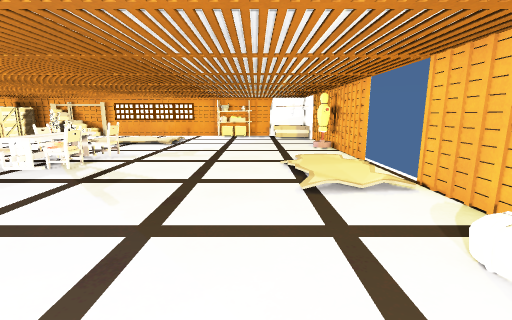
View 1 (above)

17 first-person views from a walk through a scene from a Unity 3-D project. The camera is 1.44 m above the floor, tilts 10° down and sees 90° across. Doors are open. The floor is counted in squares, 0.72 m on a side. Each view is taken from the middle of a square. On the plan, view 1 faces up. The plan holds only what a view shows up to about 15 squares ahead; the rest is blank. The player character is not drawn. Some animated figures are not drawn. Some surface patterns are stand-ins.

View 2
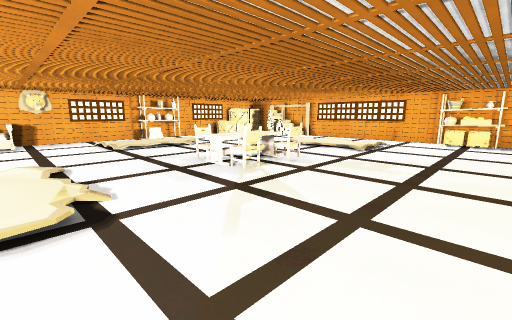

View 3
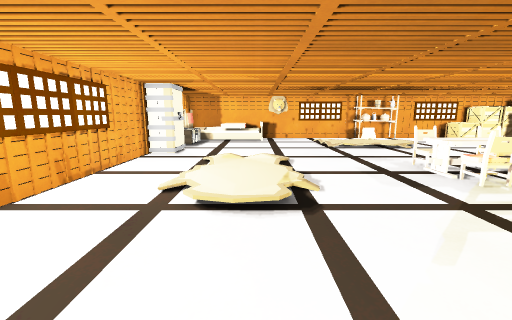

View 4
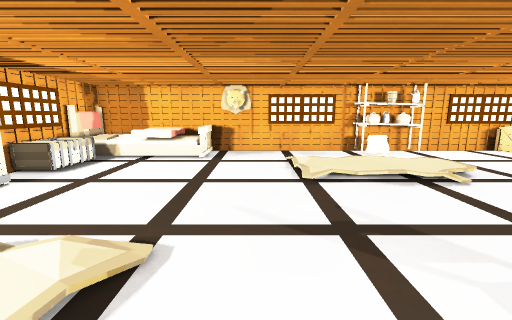

View 5
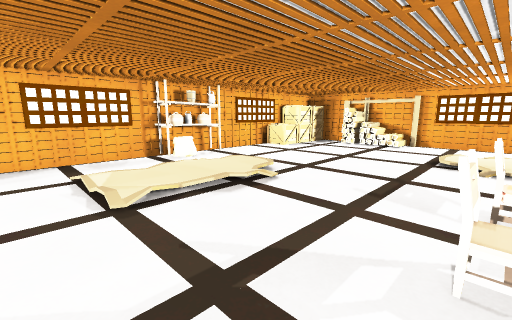

View 6
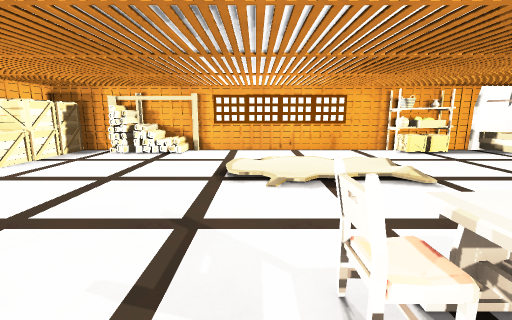

View 7
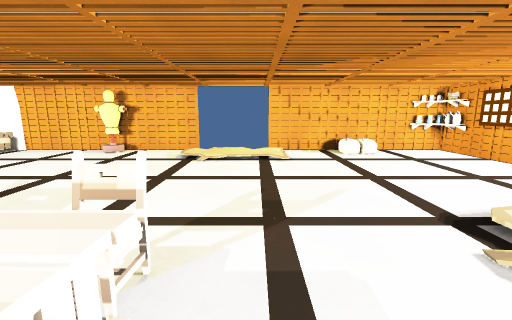

View 8
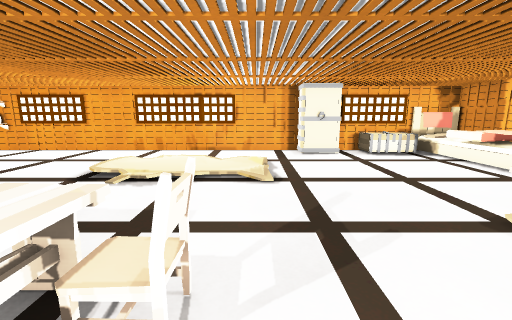

View 9
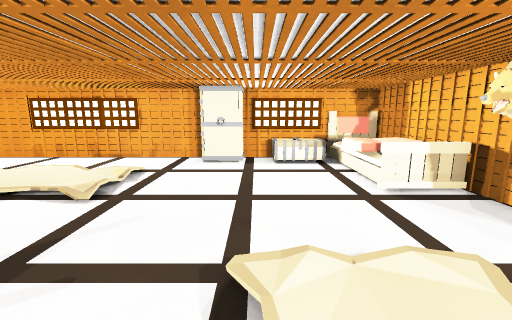

View 10
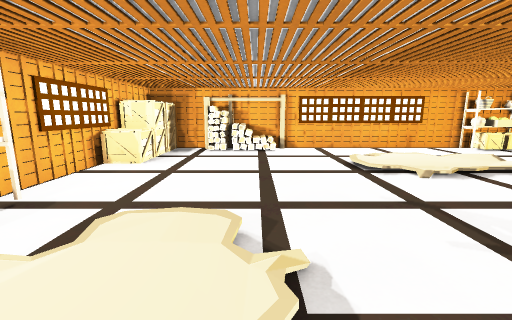

View 11
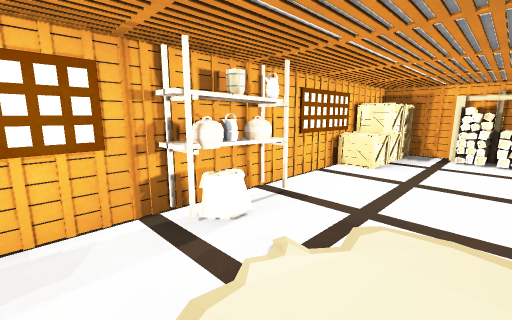

View 12
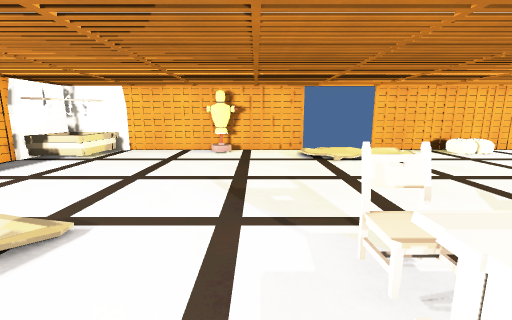

View 13
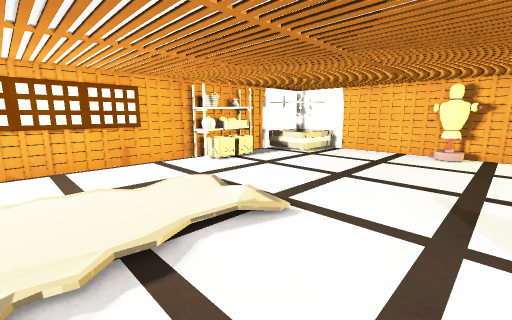

View 14
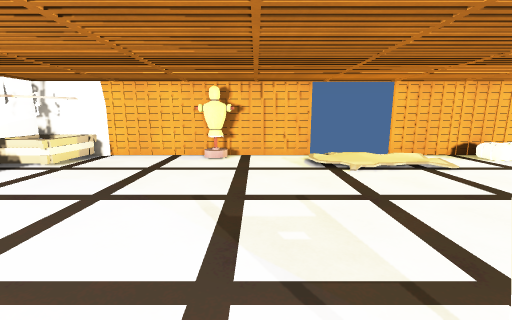

View 15
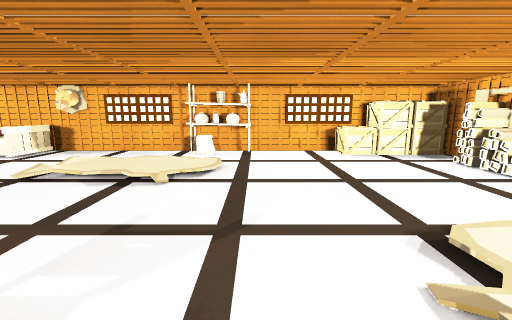

View 16
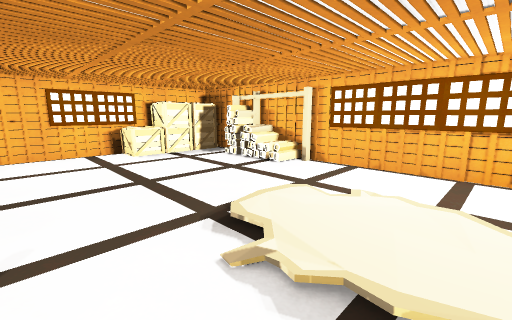

View 17
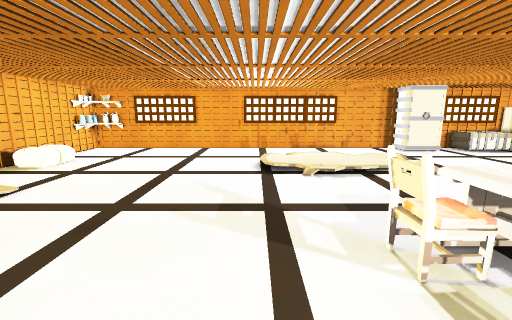

### Floor plan
Key: @ floor where view 1 was taken; # wall or solid block; . main floor; : floor 0.25 m higher than the main floor; / step, stairs or slope; D open door; ^ raised ledge; B bed; C crate; P pillow; S shelf; O other object.
Columns run from 23 left of view 1 to 5 right of it. Each row starts with its distance up from view 1.
 25   #### ######################
 24  CC.#####...........CO#..^^^#
 23  CC.................CC...^ ^#
 22  CC......................^^^#
 21 #CC........../ ../..........#
 20 #CC......../:::::/..........#
 19 #........../::::./..........#
 18 #..........//::/:/..........#
 17 #..........................O#
 16 #..........................O#
 15 #..........................O#
 14 ##..........................#
 13 ###./::.....................#
 12 ###./::/.....O##O...........#
 11 #.../::/...... #........./:/D
 10 #.../::/.....O #O......./:::D
  9 #.../:./......##.........::/D
  8 #... ::/.................:./D
  7 #........................:./#
  6 #...........................#
  5 ##..........................#
  4 #...........//////..........#
  3 #BBB........:.::::/.......###
  2 #PPP......../.::::/.......###
  1 #PPP......../////...........#
  0 #PPP...................@....#
 -1 #BBBOOO..O.................S#
 -2 #BBBOOO.OO................SS#
 -3 #############################

Positions as (right, up) in squares from view 1, and headings:
1: (0, 0), facing up
2: (0, 3), facing up-left
3: (0, 3), facing left
4: (-8, 6), facing left
5: (-10, 6), facing up-left
6: (-11, 10), facing up
7: (-10, 8), facing right
8: (-11, 12), facing down
9: (-16, 11), facing down
10: (-16, 9), facing up
11: (-17, 9), facing up-left
12: (-10, 14), facing right
13: (-10, 14), facing up-right
14: (-8, 14), facing right
15: (-8, 15), facing left
16: (-8, 15), facing up-left
17: (-5, 13), facing down
